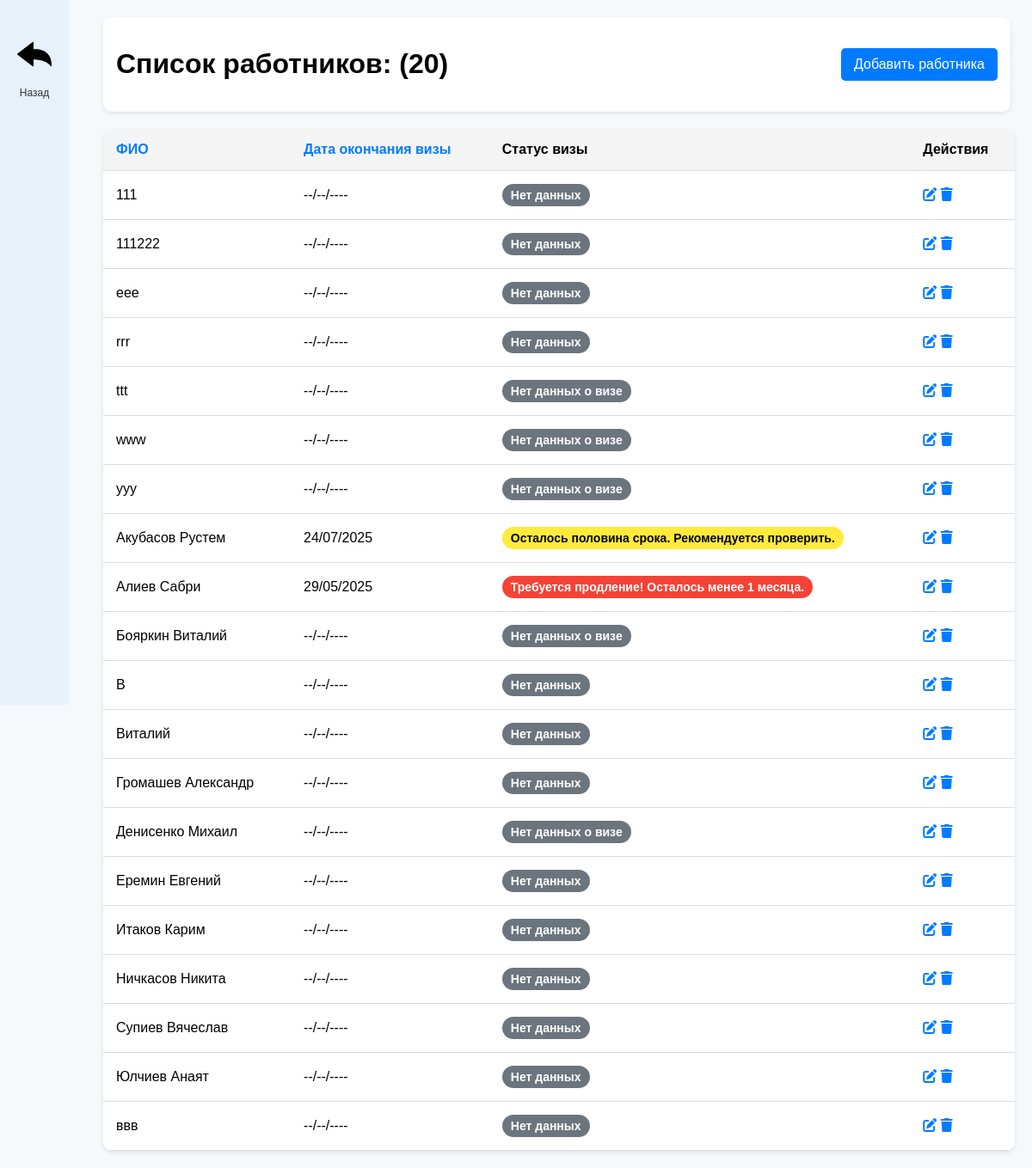
The app's page /persons/ with its own data.
### visas/models.py (models this page shows, shortened)
class Person(models.Model):
    full_name = models.CharField(max_length=255, unique=True, verbose_name="ФИО")

class Visa(models.Model):
    person = models.OneToOneField(Person, on_delete=models.CASCADE, verbose_name="Человек")
    visa_issue_date = models.DateField(null=True, blank=True, verbose_name="Дата получения визы")
    visa_expiry_date = models.DateField(null=True, blank=True, verbose_name="Дата окончания визы")
    def visa_status(self):
        if not self.visa_expiry_date:
            return "Нет данных о визе"
        today = date.today()
        delta = (self.visa_expiry_date - today).days
        if delta > 90:
            return "green"
        elif 30 <= delta <= 90:
            return "yellow"
        else:
            return "red"
    def visa_status_text(self):
        if not self.visa_expiry_date:
            return "Нет данных о визе"
        today = date.today()
        delta = (self.visa_expiry_date - today).days
        if delta > 90:
            return "Всё в порядке. Осталось более 3 месяцев."
        elif 30 <= delta <= 90:
            return "Осталось половина срока. Рекомендуется проверить."
        else:
            return "Требуется продление! Осталось менее 1 месяца."

### visas/views.py (the view)
# urls.py: path('persons/', person_list, name='person_list'),
def person_list(request):
    sort_field = request.GET.get('sort', 'full_name')
    sort_order = request.GET.get('order', 'asc')
    if sort_field == 'visa__visa_expiry_date':
        if sort_order == 'asc':
            persons = Person.objects.prefetch_related('visa').all().order_by('visa__visa_expiry_date')
        else:
            persons = Person.objects.prefetch_related('visa').all().order_by('-visa__visa_expiry_date')
    else:
        if sort_order == 'asc':
            persons = Person.objects.all().order_by('full_name')
        else:
            persons = Person.objects.all().order_by('-full_name')
    return render(request, 'visas/person_list.html', {'persons': persons, 'sort_field': sort_field, 'sort_order': sort_order})

### visas/templates/visas/person_list.html (shortened to what this page needs)
<!DOCTYPE html>
<html lang="ru">
<head>
    {% load static %}
    <link rel="stylesheet" href="https://cdnjs.cloudflare.com/ajax/libs/font-awesome/6.0.0/css/all.min.css">
</head>
<body>
    <div class="container">
        <div class="sidebar">
            <a href="{% url 'index' %}">
                <img src="{% static 'images/back_icon.png' %}" alt="Люди и Машины">
                <span>Назад</span>
            </a>
        </div>
        <div class="content">
            <div class="header">
                <h1>Список работников: ({{ persons.count }})</h1>
                <a href="{% url 'person_create' %}" class="btn">Добавить работника</a>
            </div>
            <table>
                <thead>
                    <tr>
                        <th><a href="?sort=full_name&order={% if sort_order == 'asc' %}desc{% else %}asc{% endif %}">ФИО</a></th>
                        <th><a href="?sort=visa__visa_expiry_date&order={% if sort_order == 'asc' %}desc{% else %}asc{% endif %}">Дата окончания визы</a></th>
                        <th>Статус визы</th>
                        <th>Действия</th>
                    </tr>
                </thead>
                <tbody>
                    {% for person in persons %}
                    <tr>
                        <td>{{ person.full_name }}</td>
                        <td>{{ person.visa.visa_expiry_date|date:"d/m/Y"|default:"--/--/----" }}</td>
                        <td>
                            <div class="status {% if person.visa.visa_status == 'green' %}green{% elif person.visa.visa_status == 'yellow' %}yellow{% elif person.visa.visa_status == 'red' %}red{% else %}gray{% endif %}">
                                {{ person.visa.visa_status_text|default:"Нет данных" }}
                            </div>
                        </td>
                        <td>
                            <a href="{% url 'person_update' person.pk %}"><i class="fas fa-edit"></i></a>
                            <a href="{% url 'person_delete' person.pk %}"><i class="fas fa-trash"></i></a>
                        </td>
                    </tr>
                    {% empty %}
                    <tr>
                        <td colspan="4" style="text-align: center; padding: 20px;">Нет данных</td>
                    </tr>
                    {% endfor %}
                </tbody>
            </table>
        </div>
    </div>
</body>
</html>

### visas/templates/visas/person_list.html (style rules this page uses)
body { font-family: Arial, sans-serif; margin: 0; padding: 0; background-color: #f5f9fc; }
.container { display: flex; position: relative; }
.sidebar { width: 80px; background-color: #e8f1f9; height: 100vh; display: flex; flex-direction: column; align-items: center; padding-top: 20px; position: fixed; top: 0; left: 0; z-index: 1000; }
.sidebar a { margin: 15px 0; color: #333; font-size: 20px; text-decoration: none; display: flex; align-items: center; justify-content: center; width: 60px; height: 60px; border-radius: 12px; transition: background 0.3s; position: relative; }
.sidebar a img { width: 40px; height: 40px; margin-bottom: 5px; }
.sidebar a span { font-size: 12px; position: absolute; bottom: -20px; left: 50%; transform: translateX(-50%); color: #333; }
.content { flex-grow: 1; padding: 20px; margin-left: 100px; }
.header { position: sticky; top: 0; left: 100px; width: calc(100% - 35px); display: flex; justify-content: space-between; align-items: center; background-color: white; padding: 15px; border-radius: 10px; box-shadow: 0px 2px 5px rgba(0, 0, 0, 0.1); z-index: 999; }
.btn { background-color: #007bff; color: white; border: none; padding: 10px 15px; border-radius: 5px; cursor: pointer; text-decoration: none; }
table { width: 100%; border-collapse: collapse; margin-top: 20px; background: white; border-radius: 10px; overflow: hidden; box-shadow: 0px 2px 5px rgba(0,0,0,0.1); }
th, td { padding: 15px; border-bottom: 1px solid #ddd; text-align: left; }
th { background-color: #f4f4f4; }
.status { padding: 5px 10px; border-radius: 15px; font-size: 14px; font-weight: bold; text-align: center; display: inline-block; width: auto; }
.yellow { background-color: #ffeb3b; color: black; }
.red { background-color: #f44336; color: white; }
.gray { background-color: #6c757d; color: white; }
a { text-decoration: none; color: inherit; }
th a, td a i { color: #007bff; transition: color 0.3s; }

### records on screen
Person: full_name "111", visa.visa_expiry_date "--/--/----", visa.visa_status_text "Нет данных"
Person: full_name "111222", visa.visa_expiry_date "--/--/----", visa.visa_status_text "Нет данных"
Person: full_name "eee", visa.visa_expiry_date "--/--/----", visa.visa_status_text "Нет данных"
Person: full_name "rrr", visa.visa_expiry_date "--/--/----", visa.visa_status_text "Нет данных"
Person: full_name "ttt", visa.visa_expiry_date "--/--/----", visa.visa_status_text "Нет данных о визе"
Person: full_name "www", visa.visa_expiry_date "--/--/----", visa.visa_status_text "Нет данных о визе"
Person: full_name "yyy", visa.visa_expiry_date "--/--/----", visa.visa_status_text "Нет данных о визе"
Person: full_name "Акубасов Рустем", visa.visa_expiry_date "24/07/2025", visa.visa_status_text "Осталось половина срока. Рекомендуется проверить."
Person: full_name "Алиев Сабри", visa.visa_expiry_date "29/05/2025", visa.visa_status_text "Требуется продление! Осталось менее 1 месяца."
Person: full_name "Бояркин Виталий", visa.visa_expiry_date "--/--/----", visa.visa_status_text "Нет данных о визе"
Person: full_name "В", visa.visa_expiry_date "--/--/----", visa.visa_status_text "Нет данных"
Person: full_name "Виталий", visa.visa_expiry_date "--/--/----", visa.visa_status_text "Нет данных"
Person: full_name "Громашев Александр", visa.visa_expiry_date "--/--/----", visa.visa_status_text "Нет данных"
Person: full_name "Денисенко Михаил", visa.visa_expiry_date "--/--/----", visa.visa_status_text "Нет данных о визе"
Person: full_name "Еремин Евгений", visa.visa_expiry_date "--/--/----", visa.visa_status_text "Нет данных"
Person: full_name "Итаков Карим", visa.visa_expiry_date "--/--/----", visa.visa_status_text "Нет данных"
Person: full_name "Ничкасов Никита", visa.visa_expiry_date "--/--/----", visa.visa_status_text "Нет данных"
Person: full_name "Супиев Вячеслав", visa.visa_expiry_date "--/--/----", visa.visa_status_text "Нет данных"
Person: full_name "Юлчиев Анаят", visa.visa_expiry_date "--/--/----", visa.visa_status_text "Нет данных"
Person: full_name "ввв", visa.visa_expiry_date "--/--/----", visa.visa_status_text "Нет данных"

### other values on screen
{{ persons.count }} "20"
